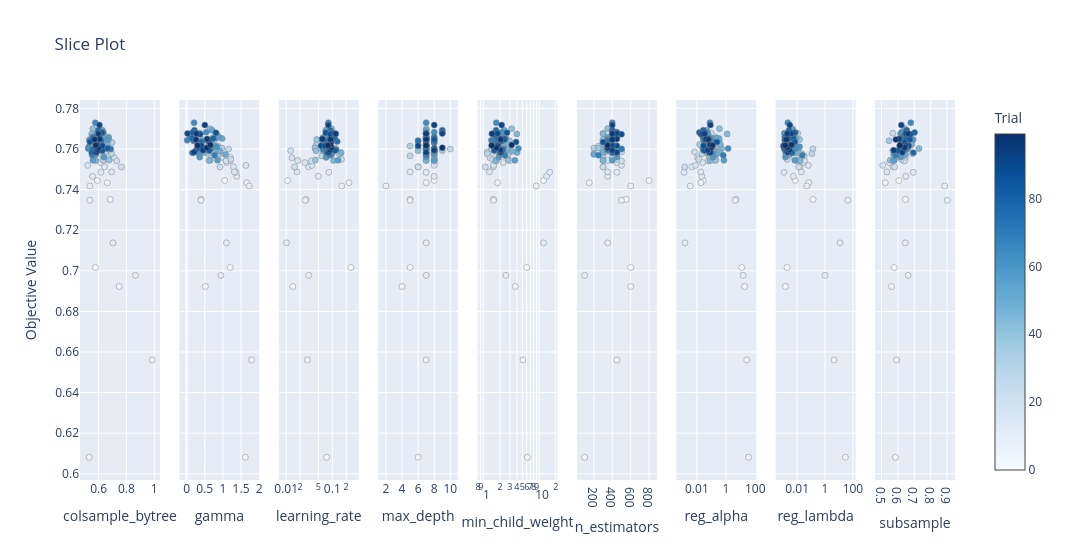

The code cell stored with this chart in its notebook:
### Markdown cell above
**Slice plot** — CV score against each hyperparameter value; darker points are later trials. Where TPE concentrates its
trials shows which regions it learned to prefer.

### Code cell
optuna.visualization.plot_slice(study)
